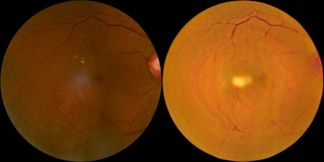
#> input picture v1/dataset/bg1.png, 324 x 162 px; its folder holds only this picture in this run
$ python main.py
#> lines starting #> are read from the running program, lines starting #| are printed output that depends on the picture; after the words box and inside, x2 and y2 are one past the last pixel; in counts of white or black regions, pixels touching at a corner belong together
#> in segment_retinopathy_lesions, image is the input picture: shape (162, 324, 3); mean B, G, R 10.1, 60.6, 113.2
### v1/imageprocessing.py
import cv2
import numpy as np
from scipy import ndimage


# Metoda care îmbunătățește contrastul imaginii pentru o vizualizare mai clară
def preprocess_retinal_image(image):
    green_channel = image[:, :, 1]  # Extragerea canalului verde(Se folosește canalul verde pentru că oferă cel mai bun contrast pentru structurile retinale)
    clahe = cv2.createCLAHE(clipLimit=2.0, tileGridSize=(8, 8)) #CLAHE îmbunătățește contrastul local al imaginii clipLimit=2.0: limitează amplificarea contrastului pentru a evita zgomotul excesiv
    contrast_enhanced = clahe.apply(green_channel)  # si acum aplicam filtrul calalului verde
    denoised = cv2.medianBlur(contrast_enhanced, 5) # reducerea zgomotului cu un filtru median de 5x5 pixeli(Înlocuiește fiecare pixel cu mediana valorilor din vecinătate)
    normalized = cv2.normalize(denoised, None, 0, 255, cv2.NORM_MINMAX) # normalizam imaginea(Îmbunătățește vizibilitatea detaliilor în zonele întunecate și luminoase)
    return normalized # si returnam imaginea normaliza cu filtrele aplicate pentru analiza ulterioara


# Metoda pentru detectarea leziunilor întunecate (microanevrismele și hemoragiile)
def detect_dark_lesions(preprocessed_image):
    thresh = cv2.adaptiveThreshold(   #Convertește imaginea în alb-negru folosind un prag adaptiv
        preprocessed_image, 255, cv2.ADAPTIVE_THRESH_GAUSSIAN_C,
        cv2.THRESH_BINARY_INV, 11, 2  # inversează rezultatul (leziunile devin albe)
    )
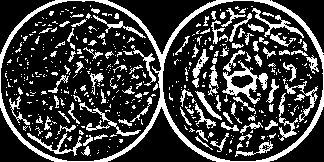
#> thresh: shape (162, 324); 24% white; 453 white regions (345 under 20 px), largest, box (x1, y1, x2, y2) and area: (0, 0, 324, 162) 3622, (222, 60, 268, 104) 612, (252, 8, 304, 38) 285
    kernel = np.ones((3, 3), np.uint8)
    opened = cv2.morphologyEx(thresh, cv2.MORPH_OPEN, kernel) # Elimină zgomotul mic și detaliile nesemnificative
#> opened: shape (162, 324); 15% white; 189 white regions (120 under 20 px), largest, box (x1, y1, x2, y2) and area: (94, 0, 233, 162) 1764, (254, 0, 324, 69) 452, (256, 90, 324, 162) 442
    filled = ndimage.binary_fill_holes(opened).astype(np.uint8) * 255 #Umple orice goluri din interiorul regiunilor detectate
    num_labels, labels, stats, _ = cv2.connectedComponentsWithStats(filled, connectivity=8)
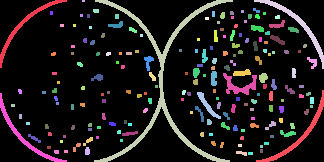
#> labels: shape (162, 324) int32; 190 distinct labels, from 0 to 189; one colour per label, 0 black
#> num_labels = 190; stats = 190 rows, first 6: [0, 0, 324, 162, 44638], [0, 0, 67, 68, 386], [82, 0, 3, 2, 6], [94, 0, 139, 162, 1764], [254, 0, 70, 69, 452], [93, 9, 6, 4, 23]
    filtered_mask = np.zeros_like(filled)
    min_area, max_area = 5, 300
    for label in range(1, num_labels):  # Verifică dacă aria este între 5 și 300 pixeli si Păstrează doar componentele care se încadrează în acest interval
        area = stats[label, cv2.CC_STAT_AREA]
        if min_area <= area <= max_area:
            filtered_mask[labels == label] = 255
#> this loop made 189 passes
#> area on passes 1, 3, 4: 386, 1764, 452
#> filtered_mask: shape (162, 324); 8.4% white; 184 white regions (120 under 20 px), largest, box (x1, y1, x2, y2) and area: (223, 73, 257, 95) 293, (197, 92, 221, 119) 156, (233, 69, 251, 76) 89
    return filtered_mask


# Metoda pentru detectarea leziunilor luminoase (exudatele)
def detect_bright_lesions(preprocessed_image):
    _, thresh = cv2.threshold(
        preprocessed_image, 0, 255, cv2.THRESH_BINARY + cv2.THRESH_OTSU
    )
#> thresh: shape (162, 324); 42.5% white; 16 white regions (7 under 20 px), largest, box (x1, y1, x2, y2) and area: (163, 1, 323, 161) 20074, (68, 69, 92, 99) 482, (119, 28, 153, 56) 387
    kernel = np.ones((3, 3), np.uint8)
    opened = cv2.morphologyEx(thresh, cv2.MORPH_OPEN, kernel)
#> opened: shape (162, 324); 42.4% white; 13 white regions (3 under 20 px), largest, box (x1, y1, x2, y2) and area: (163, 1, 323, 161) 20070, (69, 70, 92, 98) 473, (119, 28, 152, 56) 381
    num_labels, labels, stats, _ = cv2.connectedComponentsWithStats(opened, connectivity=8)
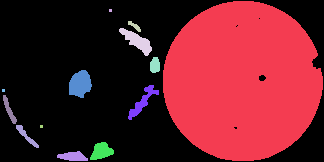
#> labels: shape (162, 324) int32; 14 distinct labels, from 0 to 13; one colour per label, 0 black
#> num_labels = 14; stats = 14 rows, first 6: [0, 0, 324, 162, 30253], [163, 1, 160, 160, 20070], [109, 9, 3, 3, 9], [128, 21, 13, 11, 59], [119, 28, 33, 28, 381], [150, 57, 10, 16, 134]
    filtered_mask = np.zeros_like(opened)
    min_area, max_area = 10, 500
    for label in range(1, num_labels):
        area = stats[label, cv2.CC_STAT_AREA]
        mean_intensity = np.mean(preprocessed_image[labels == label])
        if min_area <= area <= max_area and mean_intensity > 200:
            filtered_mask[labels == label] = 255
#> this loop made 13 passes
#> (area, mean_intensity) on passes 1, 3, 4, 5, 6, 7, 9, 10, 12, 13: (20070, 139.3), (59, 94.17), (381, 98.06), (134, 130.6), (473, 106.5), (313, 95.61), (141, 100.3), (141, 98.95), (282, 96.99), (214, 105.5)
#> filtered_mask: shape (162, 324); every value is 0
    return filtered_mask

### v1/diagnosis.py
import numpy as np


# Metoda pentru generarea diagnosticului în funcție de procentajul de leziuni
def generate_diagnosis(lesion_data, filename):
#> called with filename = 'bg1'
    lesion_count = np.sum(lesion_data == 0)
#> lesion_count = 48087
    total_pixels = lesion_data.size
#> total_pixels = 52488
    lesion_percentage = (lesion_count / total_pixels) * 100
#> lesion_percentage = 91.62
    if lesion_percentage > 5:
        diagnosis, treatment = (
            "Diabet retinopatic identificat",
            "Terapie laser, monitorizarea constantă a glucozei, injecții anti-VEGF."
        )
    else:
        diagnosis, treatment = (
            "Pacientul este sănătos.",
            "Menținerea unui stil de viață sănătos și monitorizarea periodică a nivelului de zahăr din sânge."
        )
    output_filename = f"diagnosis/{filename}_diagnosis.txt"
    with open(output_filename, 'w', encoding='utf-8') as f:
        f.write(f"Diagnostic: {diagnosis}\nTratament: {treatment}\n")
    print(f"Diagnostic salvat în fișierul {output_filename}!")

### v1/main.py
import os
import cv2
import numpy as np
import tkinter as tk
from imageprocessing import preprocess_retinal_image, detect_dark_lesions, detect_bright_lesions
from diagnosis import generate_diagnosis


def segment_retinopathy_lesions(image_path):
    image = cv2.imread(image_path)
    if image is None:
        raise ValueError("Nu s-a putut citi imaginea.")
    preprocessed = preprocess_retinal_image(image)
    dark_lesions = detect_dark_lesions(preprocessed)
    bright_lesions = detect_bright_lesions(preprocessed)
    return image, preprocessed, dark_lesions, bright_lesions


def create_image_with_title(image, title, border_size=10):
    color = [255, 255, 255]
    image_with_border = cv2.copyMakeBorder(image, border_size, border_size, border_size, border_size,
                                           cv2.BORDER_CONSTANT, value=color)
    title_height = 30
    title_image = np.full((title_height, image_with_border.shape[1], 3), 255, dtype=np.uint8)

    font = cv2.FONT_HERSHEY_SIMPLEX
    font_scale = 0.6
    color_text = (0, 0, 0)
    thickness = 1
    text_size = cv2.getTextSize(title, font, font_scale, thickness)[0]
    text_x = (title_image.shape[1] - text_size[0]) // 2
    text_y = (title_image.shape[0] + text_size[1]) // 2
    cv2.putText(title_image, title, (text_x, text_y), font, font_scale, color_text, thickness)

    return cv2.vconcat([title_image, image_with_border])


def show_images_grid(original, preprocessed, dark_lesions, bright_lesions):
    preprocessed = cv2.cvtColor(preprocessed, cv2.COLOR_GRAY2BGR)
    dark_lesions = cv2.cvtColor(dark_lesions, cv2.COLOR_GRAY2BGR)
    bright_lesions = cv2.cvtColor(bright_lesions, cv2.COLOR_GRAY2BGR)
#> bright_lesions: shape (162, 324, 3); every value is 0

    original_with_title = create_image_with_title(original, "Original")
#> in create_image_with_title, `cv2.putText(title_image, title, (text_x, text_y), font, font_scale, co..`: title_image: shape (30, 344, 3); 98.4% white; black in thin lines or dots, all inside (x1, y1, x2, y2) = (138, 9, 204, 27)
    preprocessed_with_title = create_image_with_title(preprocessed, "Rezultatul procesarii")
#> in create_image_with_title (call 2), `cv2.putText(title_image, title, (text_x, text_y), font, font_scale, co..`: title_image: shape (30, 344, 3); 95.8% white; black in thin lines or dots, all inside (x1, y1, x2, y2) = (77, 9, 267, 27)
    dark_lesions_with_title = create_image_with_title(dark_lesions, "Leziunile intunecate")
#> in create_image_with_title (call 3), `image_with_border = cv2.copyMakeBorder(image, border_size, border_size..`: image_with_border: shape (182, 344, 3); 23.2% white; 184 white regions (119 under 20 px), largest, box (x1, y1, x2, y2) and area: (0, 0, 344, 182) 10126, (233, 83, 267, 105) 293, (207, 102, 231, 129) 156
#> in create_image_with_title (call 3), `cv2.putText(title_image, title, (text_x, text_y), font, font_scale, co..`: title_image: shape (30, 344, 3); 96.2% white; black in thin lines or dots, all inside (x1, y1, x2, y2) = (80, 9, 263, 23)
#> in create_image_with_title (call 3), `return cv2.vconcat([title_image, image_with_border])`: returned value: shape (212, 344, 3); 33.5% white; 184 white regions (119 under 20 px), largest, box (x1, y1, x2, y2) and area: (0, 0, 344, 212) 20049, (233, 113, 267, 135) 293, (207, 132, 231, 159) 156
    bright_lesions_with_title = create_image_with_title(bright_lesions, "Leziunile luminoase")
#> call 4 of create_image_with_title, with title = 'Leziunile luminoase', border_size = 10
#> in create_image_with_title (call 4), `image_with_border = cv2.copyMakeBorder(image, border_size, border_size..`: image_with_border: shape (182, 344, 3); 16.2% white; 1 white region, box (x1, y1, x2, y2) and area: (0, 0, 344, 182) 10120
#> in create_image_with_title (call 4), `cv2.putText(title_image, title, (text_x, text_y), font, font_scale, co..`: title_image: shape (30, 344, 3); 96.2% white; black in thin lines or dots, all inside (x1, y1, x2, y2) = (82, 9, 262, 23)
#> in create_image_with_title (call 4), `return cv2.vconcat([title_image, image_with_border])`:
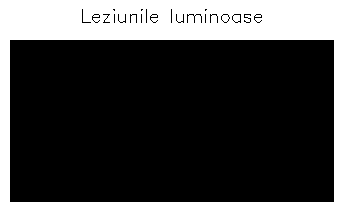
#> returned value: shape (212, 344, 3); 27.5% white; 1 white region, box (x1, y1, x2, y2) and area: (0, 0, 344, 212) 20052

    top_row = cv2.hconcat([original_with_title, preprocessed_with_title])
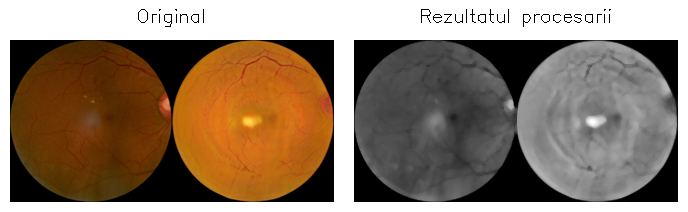
#> top_row: shape (212, 688, 3); mean B, G, R 104.3, 122.4, 141.4
    bottom_row = cv2.hconcat([dark_lesions_with_title, bright_lesions_with_title])
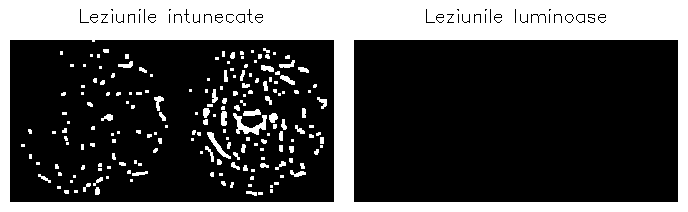
#> bottom_row: shape (212, 688, 3); 30.5% white; 184 white regions (119 under 20 px), largest, box (x1, y1, x2, y2) and area: (0, 0, 688, 212) 40101, (233, 113, 267, 135) 293, (207, 132, 231, 159) 156
    grid_image = cv2.vconcat([top_row, bottom_row])
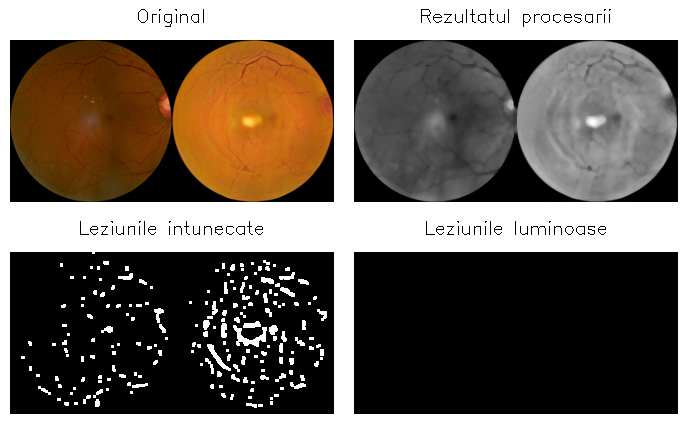
#> grid_image: shape (424, 688, 3); mean B, G, R 91, 100.1, 109.6

    cv2.imshow("Segmentarea leziunilor", grid_image)

    root = tk.Tk()
    screen_width = root.winfo_screenwidth()
    screen_height = root.winfo_screenheight()
    root.destroy()
    window_width = grid_image.shape[1]
#> window_width = 688
    window_height = grid_image.shape[0]
#> window_height = 424
    x = (screen_width - window_width) // 2
#> x = 616
    y = (screen_height - window_height) // 2
#> y = 328
    cv2.moveWindow("Segmentarea leziunilor", x, y)

    cv2.waitKey(0)
    cv2.destroyAllWindows()


if __name__ == "__main__":
    os.makedirs("diagnosis", exist_ok=True)
    image_files = [f for f in os.listdir("dataset") if f.endswith('.jpg') or f.endswith('.png')]
    if not image_files:
        print("Nu au fost găsite imagini!")
    else:
        for image_file in image_files:
            image_path = f"dataset/{image_file}"
            original, preprocessed_image, dark_lesions, bright_lesions = segment_retinopathy_lesions(image_path)
            filename = os.path.splitext(image_file)[0]

            generate_diagnosis(dark_lesions | bright_lesions, filename)
            show_images_grid(original, preprocessed_image, dark_lesions, bright_lesions)

$ run again, on v1/dataset/lesion_structure1.png
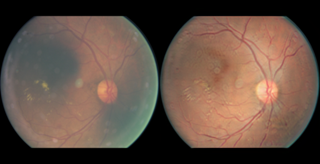
#> input picture v1/dataset/lesion_structure1.png, 320 x 164 px
#> in segment_retinopathy_lesions, image is the input picture: shape (164, 320, 3); mean B, G, R 67.7, 79, 98.5
#> in detect_dark_lesions, `num_labels, labels, stats, _ = cv2.connectedComponentsWithStats(filled..`: num_labels = 148; stats = 148 rows, first 6: [0, 0, 320, 164, 44515], [0, 12, 320, 141, 3963], [62, 22, 7, 4, 25], [109, 22, 3, 3, 9], [226, 22, 3, 3, 9], [208, 24, 4, 3, 12]
#> the loop in detect_dark_lesions, `for label in range(1, num_labels):` made 147 passes
#> area on passes 1, 2, 6, 8, 9, 14, 15, 16: 3963, 25, 21, 21, 88, 36, 26, 26
#> in detect_bright_lesions, `num_labels, labels, stats, _ = cv2.connectedComponentsWithStats(opened..`:
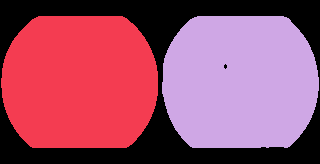
#> labels: shape (164, 320) int32; 3 distinct labels, from 0 to 2; one colour per label, 0 black
#> in detect_bright_lesions, `num_labels, labels, stats, _ = cv2.connectedComponentsWithStats(opened..`: num_labels = 3; stats = [[0, 0, 320, 164, 16214], [1, 16, 157, 132, 18129], [162, 16, 157, 132, 18137]]
#> the loop in detect_bright_lesions, `for label in range(1, num_labels):` made 2 passes
#> (area, mean_intensity) on passes 1 to 2: (18129, 134.7), (18137, 139.9)
#> lesion_count = 48478
#> lesion_percentage = 92.37
#> dark_lesions: shape (164, 320, 3); 7.6% white; 146 white regions (78 under 20 px), largest, box (x1, y1, x2, y2) and area: (94, 75, 108, 115) 214, (242, 78, 263, 98) 153, (276, 81, 283, 103) 107
#> bright_lesions: shape (164, 320, 3); every value is 0
#> title_image: shape (30, 340, 3); 98.4% white; black in thin lines or dots, all inside (x1, y1, x2, y2) = (136, 9, 202, 27)
#> title_image: shape (30, 340, 3); 95.8% white; black in thin lines or dots, all inside (x1, y1, x2, y2) = (75, 9, 265, 27)
#> image_with_border: shape (184, 340, 3); 22.5% white; 147 white regions (78 under 20 px), largest, box (x1, y1, x2, y2) and area: (0, 0, 340, 184) 10080, (104, 85, 118, 125) 214, (252, 88, 273, 108) 153
#> title_image: shape (30, 340, 3); 96.1% white; black in thin lines or dots, all inside (x1, y1, x2, y2) = (78, 9, 261, 23)
#> image_with_border: shape (184, 340, 3); 16.1% white; 1 white region, box (x1, y1, x2, y2) and area: (0, 0, 340, 184) 10080
#> title_image: shape (30, 340, 3); 96.2% white; black in thin lines or dots, all inside (x1, y1, x2, y2) = (80, 9, 260, 23)
#> bottom_row: shape (214, 680, 3); 30.1% white; 147 white regions (78 under 20 px), largest, box (x1, y1, x2, y2) and area: (0, 0, 680, 214) 39775, (104, 115, 118, 155) 214, (252, 118, 273, 138) 153
#> in show_images_grid, `grid_image = cv2.vconcat([top_row, bottom_row])`:
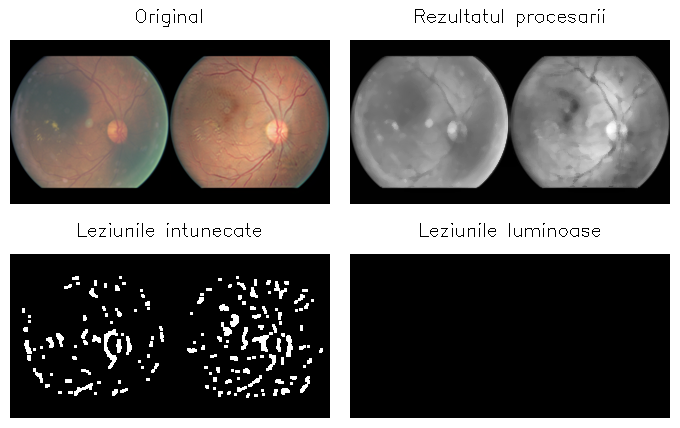
#> grid_image: shape (428, 680, 3); mean B, G, R 102.9, 104.9, 108.5
